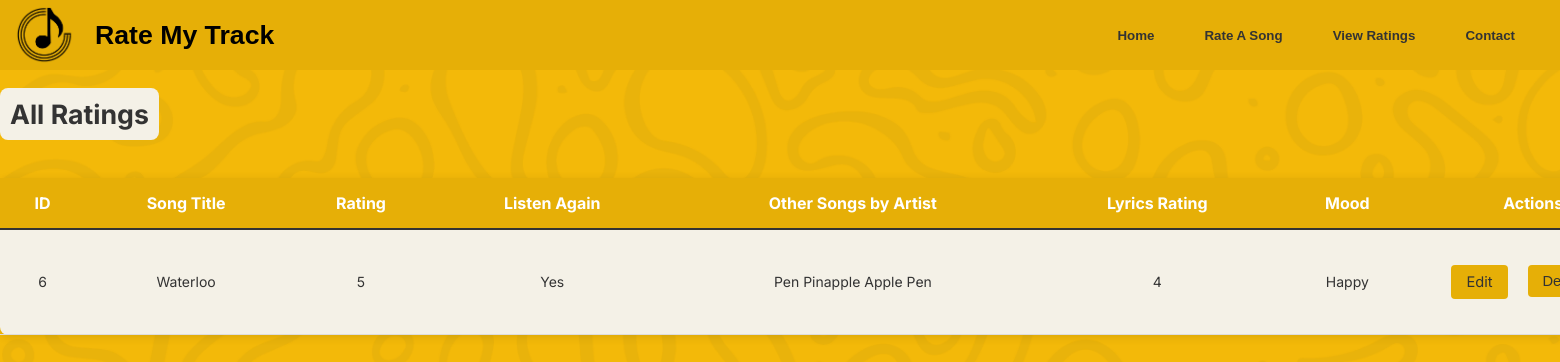
/ratings, run on an earlier commit of the app's database.
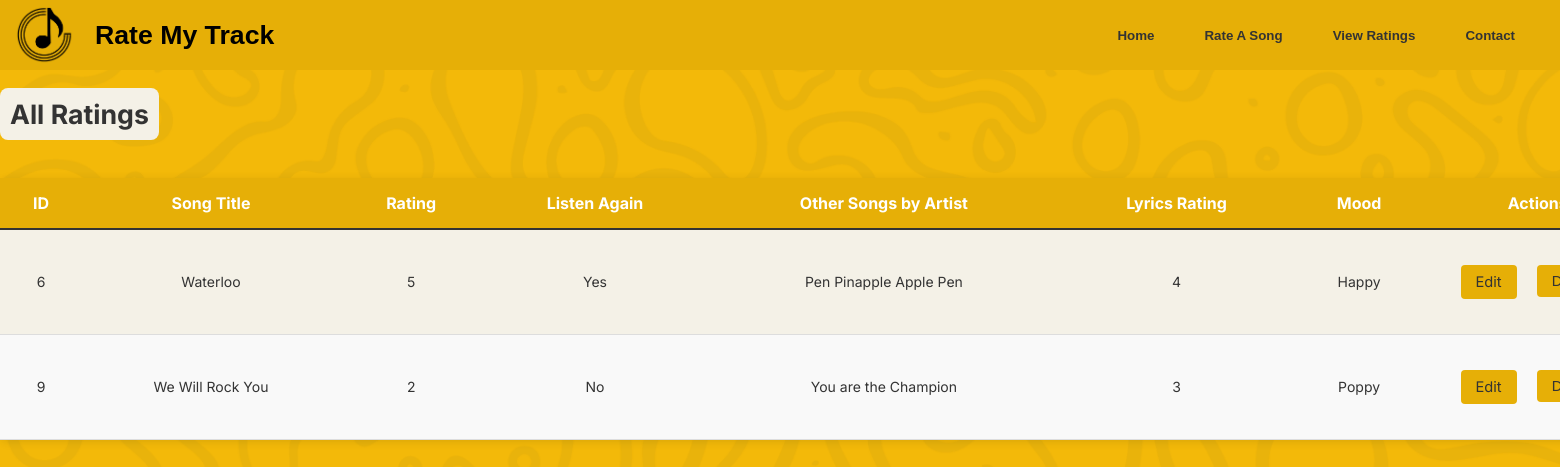
And on a later commit of the database.
### tables this page shows
CREATE TABLE "ratings" (
	"rating_id"	INTEGER,
	"song_id"	INTEGER,
	"rating"	INTEGER,
	"listen_again"	TEXT,
	"other_songs_by_artist"	TEXT,
	"lyrics_rating"	INTEGER,
	"mood"	TEXT,
	PRIMARY KEY("rating_id" AUTOINCREMENT),
	FOREIGN KEY("song_id") REFERENCES "songs"("id")
);

CREATE TABLE "songs" (
	"id"	INTEGER,
	"song_title"	TEXT,
	"artist_name"	TEXT,
	"release_year"	TEXT,
	"album"	TEXT,
	"genre"	TEXT,
	"thumbnail"	TEXT,
	"audio"	TEXT,
	PRIMARY KEY("id" AUTOINCREMENT)
);

### music_review_app.py (the view)
@app.route('/ratings')
def view_ratings():
    conn = get_db_connection()
    cursor = conn.cursor()
    cursor.execute("""
        SELECT ratings.rating_id, ratings.rating, ratings.listen_again,
               ratings.other_songs_by_artist, ratings.lyrics_rating, ratings.mood,
               songs.song_title
        FROM ratings
        JOIN songs ON ratings.song_id = songs.id
    """)
    ratings = cursor.fetchall()
    cursor.close()
    conn.close()
    return render_template('view_ratings.html', ratings=ratings)

### music_review_app.py (called while the page is built)
def get_db_connection():
    conn = sqlite3.connect('musicreview.db')
    conn.row_factory = sqlite3.Row
    return conn

### templates/view_ratings.html
{% extends 'base.html' %}
{% block content %}
<div id="ratings-page-container">
    <div class="page-introduction">
        <h1>All Ratings</h1>
    </div>
    <div id="ratings-table">
        <table>
            <thead>
                <tr>
                    <th>ID</th>
                    <th>Song Title</th>
                    <th>Rating</th>
                    <th>Listen Again</th>
                    <th>Other Songs by Artist</th>
                    <th>Lyrics Rating</th>
                    <th>Mood</th>
                    <th>Actions</th>
                </tr>
            </thead>
            <tbody>
                {% for rating in ratings %}
                <tr>
                    <td>{{ rating.rating_id }}</td>
                    <td>{{ rating.song_title }}</td>
                    <td>{{ rating.rating }}</td>
                    <td>{{ rating.listen_again }}</td>
                    <td>{{ rating.other_songs_by_artist }}</td>
                    <td>{{ rating.lyrics_rating }}</td>
                    <td>{{ rating.mood }}</td>
                    <td>
                        <div id="edit-button">
                            <a href="{{ url_for('edit_rating', id=rating.rating_id) }}">Edit</a>
                        </div>
                        <div id="delete-button">
                            <form action="{{ url_for('delete_rating', id=rating.rating_id) }}" method="post">
                                <button type="submit">Delete</button>
                            </form>
                        </div>
                    </td>
                </tr>
                {% endfor %}
            </tbody>
        </table>
    </div>
</div>
{% endblock %}

### templates/base.html (shortened to what this page needs)
<!DOCTYPE html>
<html lang="en">
<head>
    <link rel="stylesheet" href="{{ url_for('static', filename='style.css') }}">
</head>
<body>
    <nav>
        <ul>
            <li><img src="/static/Images/music-app-logos-removebg-preview.png" alt="Logo"></li>
            <li><h1>Rate My Track</h1></li>
            <div id="rightside-nav-bar">
                <li><a href="{{ url_for('index') }}">Home</a></li>
                <li><a href="{{ url_for('all_songs') }}">Rate A Song</a></li>
                <li><a href="{{ url_for('view_ratings') }}">View Ratings</a></li>
                <li><a href="{{ url_for('contact') }}">Contact</a></li>
            </div>
        </ul>
    </nav>
    {% block content %}
    {% endblock %}
</body>
</html>

### static/style.css (style rules this page uses)
body { background-image: url(/static/Images/Background-image.png); background-repeat: no-repeat; background-size: cover; margin: 0; font-family: 'Inter'; padding: 0; }
nav { background-color: #E6AF07; height: 70px; }
nav ul { list-style-type: none; margin: auto; display: flex; align-items: center; height: 70px; padding: 0 20px; font-family: Arial, Helvetica, sans-serif; }
li h1 { font-size: 20pt; margin-right: auto; display: block; }
li a { color: #333; text-decoration: none; padding: 0 15px; height: 100%; font-size: 10pt; font-weight: 600; display: block; }
li img { width: 60px; padding: 0 20px; margin-left: -25px; vertical-align: middle; }
#rightside-nav-bar { margin-left: auto; display: flex; align-items: center; }
#rightside-nav-bar li { display: inline-block; padding: 0; margin: 0 10px 0 10px; }
.page-introduction h1 { padding-top: 550px; font-family: 'Inter'; font-size: 20pt; background-color: #F4F1E7; border-radius: 8px; padding: 10px; margin-right: 1200px; float: left; }
form { display: flex; flex-direction: column; }
#ratings-page-container { width: 1700px; margin: auto auto; text-align: center; }
.page-introduction { width: fit-content; font-size: 16pt; background-color: #F4F1E7; color: #333; }
#ratings-table { width: 1650px; margin: 20px auto; float: left; background-color: #F4F1E7; border-radius: 8px; box-shadow: 0 2px 10px rgba(0, 0, 0, 0.1); }
#ratings-table table { width: 1650px; border-collapse: collapse; }
#ratings-table th { background-color: #E6AF07; color: #FFF; padding: 15px; text-align: center; border-bottom: 2px solid #333; font-size: 16px; font-weight: bold; }
#ratings-table td { padding: 15px; text-align: center; border-bottom: 1px solid #ddd; font-size: 14px; color: #333; }
#ratings-table tr:nth-child(even) { background-color: #f9f9f9; }
#edit-button a { background-color: #E6AF07; color: #333; padding: 8px 15px; border: none; border-radius: 4px; margin: 20px; cursor: pointer; text-decoration: none; font-size: 11pt; float: left; }
#delete-button button { background-color: #E6AF07; color: #333; padding: 8px 15px; border: none; float: left; border-radius: 4px; width: fit-content; cursor: pointer; margin-top: 20px; text-decoration: none; font-size: 11pt; }

What changed in the data, as far as the page shows it:
added ratings: rating_id "9", song_title "We Will Rock You", rating "2", listen_again "No", other_songs_by_artist "You are the Champion", lyrics_rating "3", mood "Poppy"
